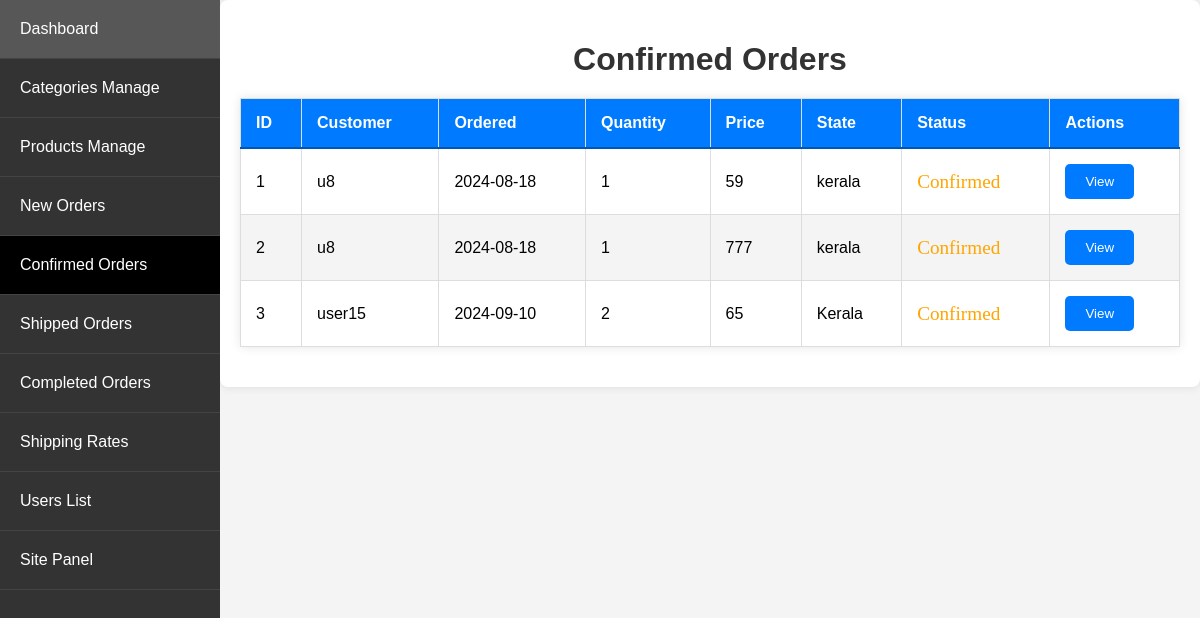
/admin_app/admin_app/orders/confirmed/ (signed in), run on the app's committed database.
### store/models.py (models this page shows, shortened)
class Order(models.Model):
    STATUS_CHOICES = [
        ('Processing', 'Processing'),
        ('Confirmed', 'Confirmed'),
        ('Shipped', 'Shipped'),
        ('Delivered', 'Delivered')
    ]
    customer = models.ForeignKey(Customer, on_delete=models.SET_NULL, null=True, blank=True)
    date_ordered = models.DateTimeField(auto_now_add=True)
    complete = models.BooleanField(default=False)
    razorpay_payment_id = models.CharField(max_length=100, unique=True, null=True, blank=True)
    order_id = models.CharField(max_length=100, unique=True, default=uuid.uuid4, editable=False)
    razorpay_order_id = models.CharField(max_length=100, null=True, blank=True)
    razorpay_signature = models.CharField(max_length=256, null=True, blank=True)
    status = models.CharField(max_length=20, choices=STATUS_CHOICES, default='Processing')
    processing_time = models.DateTimeField(null=True, blank=True)
    confirmed_time = models.DateTimeField(null=True, blank=True)
    shipped_time = models.DateTimeField(null=True, blank=True)
    delivered_time = models.DateTimeField(null=True, blank=True)
    @property
    def get_cart_total(self):
        orderitems = self.orderitem_set.all()
        total = sum([item.get_total for item in orderitems])
        return total
    @property
    def get_cart_items(self):
        orderitems = self.orderitem_set.all()
        total = sum([item.quantity for item in orderitems])
        return total

class Customer(models.Model):
    user = models.OneToOneField(User, on_delete=models.CASCADE)
    name = models.CharField(max_length=200, null=True)
    contact_number = models.CharField(max_length=12, unique=True, null=True)

class OrderItem(models.Model):
    product = models.ForeignKey(Product, on_delete=models.SET_NULL, null=True)
    order = models.ForeignKey(Order, on_delete=models.SET_NULL, null=True)
    quantity = models.IntegerField(default=0, null=True, blank=True)
    date_added = models.DateTimeField(auto_now_add=True)
    price_at_purchase = models.DecimalField(max_digits=7, decimal_places=0, null=True, blank=True)
    @property
    def get_total(self):
        if self.price_at_purchase is None:
            self.price_at_purchase = self.product.new_price
        return self.price_at_purchase * self.quantity

class ShippingAddress(models.Model):
    customer = models.ForeignKey(Customer, on_delete=models.SET_NULL, null=True)
    order = models.ForeignKey(Order, on_delete=models.SET_NULL, null=True)
    number = models.CharField(max_length=12, null=False, blank=False)
    whatsapp = models.CharField(max_length=12, null=False, blank=False)
    address = models.CharField(max_length=200, null=False)
    city = models.CharField(max_length=200, null=False)
    state = models.CharField(max_length=200, null=False)
    zipcode = models.CharField(max_length=200, null=False)
    date_added = models.DateTimeField(auto_now_add=True)
    Shipping_cost = models.DecimalField(max_digits=7, blank=False, decimal_places=0)

### admin_app/views.py (the view)
# urls.py: path('admin_app/orders/confirmed/', views.confirmed_orders, name='confirmed_orders'),
@login_required
@user_passes_test(is_admin)
def confirmed_orders(request):
    orders = Order.objects.filter(complete=True, status='Confirmed')
    return render_order_list(request, orders, 'Confirmed Orders', 'admin_app/order_list.html')

### admin_app/views.py (called while the page is built)
def is_admin(user):
    return user.is_superuser

def render_order_list(request, orders, title, template):
    orders_with_details = []
    for order in orders:
        shipping_address = ShippingAddress.objects.filter(order=order).first()
        total_quantity = OrderItem.objects.filter(order=order).aggregate(Sum('quantity'))['quantity__sum']
        orders_with_details.append({
            'order': order,
            'state': shipping_address.state if shipping_address else 'N/A',
            'total_quantity': total_quantity or 0
        })
    return render(request, template, {'orders_with_details': orders_with_details, 'title': title})

### store/context_processors.py (called while the page is built)
def menu_link(request): # this function don't wanna call to work, it's defined in setting to work
    links_list = Category.objects.annotate(
        num_products=Count('product', filter=Q(product__active=True, product__stock__gt=0))
    ).filter(num_products__gt=0).order_by('priority', 'name')  # Add an order_by clause here
    paginator3 = Paginator(links_list, 8)
    try:
        page = int(request.GET.get('page', '1'))
    except:
        page = 1
    try:
        links = paginator3.page(page)
    except (InvalidPage, EmptyPage):
        links = paginator3.page(paginator3.num_pages)
    return dict(links=links)

def cart_data(request):
    data = cartData(request)
    cartItems = data['cartItems']
    return {'cartItems': cartItems}

def wishlist_count(request):
    if request.user.is_authenticated:
        wishlist_count = Wishlist.objects.filter(user=request.user).count()
    else:
        cookie_data = cookieWishlist(request)
        wishlist_count = cookie_data['wishlist_count']
    return {'wishlist_count': wishlist_count}

### store/utils.py (called while the page is built)
def cartData(request):
    if request.user.is_authenticated:
        customer = request.user.customer
        order, created = Order.objects.get_or_create(customer=customer, complete=False)
        items = order.orderitem_set.all()
        cartItems = order.get_cart_items
        total_price_difference = sum((item.product.old_price - item.product.new_price if item.product.old_price else 0) * item.quantity for item in items)
    else:
        cookieData = cookieCart(request)
        cartItems = cookieData['cartItems']
        order = cookieData['order']
        items = cookieData['items']
        total_price_difference = cookieData['total_price_difference']
    return {'cartItems': cartItems, 'order': order, 'items': items, 'total_price_difference': total_price_difference}

### admin_app/templates/admin_app/order_list.html (shortened to what this page needs)
{% extends 'admin_app/base_admin.html' %}
{% block content %}
<h1>{{ title }}</h1>
<table>
    <thead>
        <tr>
            <th>ID</th>
            <th>Customer</th>
            <th>Ordered</th>
            <th>Quantity</th>
            <th>Price</th>
            <th>State</th>
            <th>Status</th>
            <th>Actions</th>
        </tr>
    </thead>
    <tbody>
        {% for order_detail in orders_with_details %}
        <tr>
            <td>{{ forloop.counter }}</td>
            <td>{{ order_detail.order.customer.name }}</td>
            <td>{{ order_detail.order.date_ordered|date:"Y-m-d" }}</td>
            <td>{{ order_detail.total_quantity }}</td>
            <td>{{ order_detail.order.get_cart_total }}</td>
            <td>{{ order_detail.state }}</td>
            <td class="{% if order_detail.order.status == 'Processing' %}
                            status-processing
                        {% elif order_detail.order.status == 'Confirmed' %}
                            status-confirmed
                        {% elif order_detail.order.status == 'Shipped' %}
                            status-shipped
                        {% elif order_detail.order.status == 'Delivered' %}
                            status-delivered
                        {% endif %} status">
                {{ order_detail.order.status }}
            </td>
            <td>
                <a href="{% url 'admin_app:order_view' order_detail.order.pk %}">
                    <button type="button" class="btn btn-primary">View</button>
                </a>
            </td>
        </tr>
        {% endfor %}
    </tbody>
</table>
{% endblock %}

### static/CSS/admin_dashboard.css (style rules this page uses)
body { font-family: Arial, sans-serif; background-color: #f4f4f4; margin: 0; padding: 0; }
h1 { text-align: center; color: #333; margin-bottom: 20px; }
table { width: 100%; border-collapse: collapse; margin-bottom: 20px; box-shadow: 0 0 10px rgba(0, 0, 0, 0.1); }
thead { background: #007bff; color: #fff; }
thead th { padding: 15px; text-align: left; border-bottom: 2px solid #0056b3; }
tbody tr:nth-child(even) { background: #f4f4f4; }
td, th { padding: 15px; border: 1px solid #ddd; }
td a { color: #007bff; text-decoration: none; transition: color 0.3s; }
button { display: inline-block; padding: 10px 20px; border: none; border-radius: 5px; cursor: pointer; transition: background 0.3s; }
.btn-primary { color:#fff;background-color:#007bff;border-color:#007bff }

### admin_app/templates/admin_app/order_list.html (style rules this page uses)
.status-confirmed { color: orange; }
.status { font-size: 1.2em; font-family: cursive; }

### data on the page
Order: order.customer.name "u8", order.date_ordered "2024-08-18", total_quantity "1", order.get_cart_total "59", state "kerala", order.status "Confirmed"
Order: order.customer.name "u8", order.date_ordered "2024-08-18", total_quantity "1", order.get_cart_total "777", state "kerala", order.status "Confirmed"
Order: order.customer.name "user15", order.date_ordered "2024-09-10", total_quantity "2", order.get_cart_total "65", state "Kerala", order.status "Confirmed"

### other printed values
{{ title }} "Confirmed Orders"
